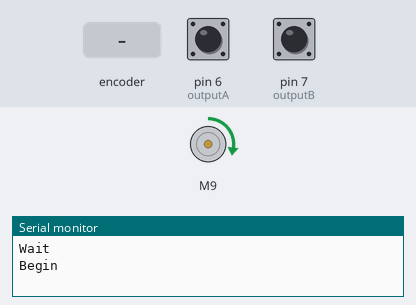
Simulated run of this sketch. Board: Arduino Uno, built with avr-gcc and run on an emulated ATmega328P. Parts: DC motor (green arrow = forward, orange = backward, longer = faster), the last lines printed to the serial monitor. The inputs (shaded band) are chosen by the test bench; at power-on: pin 6 (outputA) HIGH, pin 7 (outputB) HIGH.

Above: at 8.8 s.
8.9 s: rotary encoder on pin 6 (outputA) / pin 7 (outputB) turned 1 step (first pin leading)
At 28.2 s:
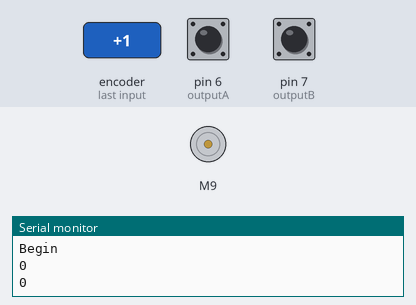
Timing chart, 0 to 29.1 s (numbered marks = the images above; inputs shaded):
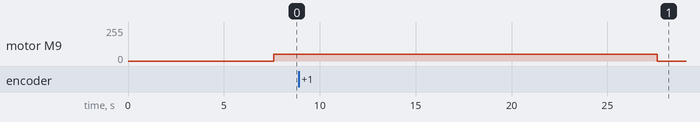

The sketch:

MIE404_V3_ReadEncoderMoveMotor.ino
```cpp
#include <PID_v1.h>
#include <Wire.h>

/*

MIE404 Control Systems 1
Propeller Pendulum Project

Code Written by Lilly Yu, Francis Cruz, and Amy Bilton

Last Updated: 2018-10-30


*/


//---------------------LIBRARIES---------------------------//
/*
  Download the ESC library here: https://github.com/RB-ENantel/RC_ESC/
*/

#include "ESC.h"

//---------------------ESC SETTINGS-----------------------//
#define SPEED_MIN (1000)                                  // Set the Minimum Speed Setting of the ESC
#define SPEED_MAX (2000)                                  // Set the Maximum Speed Setting of the ESC

ESC myESC (9, SPEED_MIN, SPEED_MAX, 500);                 // Initialize ESC (ESC PIN, Minimum Value, Maximum Value, Default Speed)
int oESC;                                                 // Variable for the speed sent to the ESC

/*
  The variables and ports defined below are to guide you when writing the code, but feel free to change or add/delete as nessecary.
*/

//---------------------ENCODER PORTS----------------------//
#define outputA 6                                         // Define Encoder output A to Digital Pin 6 on Arduino Uno
#define outputB 7                                         // Define Encoder output B to Digital Pin 7 on Arduino Uno
#define NUMPULSES 1200                                    // Define the number of pulses on Encoder resolution (enter twice the amount of pulses on datasheet)

//---------------------ENCODER VARIABLES------------------//
float counter = 0;                                          // Counter variable for the number of pulses from the encoder
int aState;                                               // Digital state of the encoder output
int aLastState;                                           // Past state of the encoder output
int angle;

//---------------------TIMER VARIABLES---------------------//
long t_now = 0;
long t_last_print = 0;
long t_last_PID = 0;
int T_sample = 20;                                        // sample time in milliseconds (ms)
int T_print = 1000;                                       // sample print to monitor time in milliseconds (ms)

//---------------------PID VARIABLES----------------------//
// Define variables for the output of the encoder(sensed_output), angle output of the encoder(sensed_output converted to angle), and error w.r.t the setpoint
double sensed_output, error, sensed_angle;

// Define variables for total error over time, previous error in the last sampling time interval, control signal, and limitations to the controller
double setpoint_angle = 26;
//double setpoint = setpoint_angle * NUMPULSES/360;
long total_error =0;
double last_error;
long control_signal;
int max_control = 1700;
int min_control = 1000;

// ==================INSERT DESIRED SETPOINT ANGLE HERE================== //


// ==================INSERT CONTROL GAINS HERE===========
double Kp = 0.8;                                          // proportional gain
double Ki = 0.003;                                        // integral gain in [ms^-1]
double Kd = 120;                                          // derivative gain in [ms]

int tl = 0;
int num = 0;

double Setpoint= 20;
double Input;
double Output;

void setup() {
  /*
    Setup function to initialize serial plotter/monitor, initialize origin of encoder,
    arm ESC driver, and to initialize propeller by ramping up and down
  */
  pinMode(outputA, INPUT);
  pinMode(outputB, INPUT);
  pinMode(9, OUTPUT);

  encoder_read();
  delay(100);

  Wire.begin(); //initialize as a master
  Serial.begin(9600);
  myESC.arm();                                              // Send the Arm value so the ESC will be ready to take commands
  Serial.println("Wait");
  delay(7500);                                              // Wait for a while
  Serial.println("Begin");
//  rampUpDown();                                            // Propeller speed to ramp up and down to check functionality
tl = millis();
}


void loop() {
  encoder_read();
  if(millis() - tl > 20000){
    myESC.speed(0);
    encoder_read();
  }
  else{
    if(num == 0){
      encoder_read();
      int revpermin = 1200;
      rampUpTo(revpermin);
      myESC.speed(revpermin);                                     // write speed setting to motor
      encoder_read();
    }
    num = 1;
    encoder_read();
  }

//Reading from other arduino

//  Wire.requestFrom(8, 6);
//  while (Wire.available()) {  // slave may send less than requested
//    char c = Wire.read();     // receive a byte as character
//    Serial.print(c);          // print the character
//  }
//
//  delay(500);
}

void rampUpDown() {
  /*
    Function written to test functionality of brushless motor by accelerating and decelerating the rotation
    of the motor. Speed of the motor does not accelerate to rated speed.

  */

  for (oESC = SPEED_MIN; oESC <= 1150; oESC += 1) {        // iterate from minimum speed to a speed setting of 1150
    myESC.speed(oESC);                                     // write speed setting to motor
    delay(10);                                             // waits 10ms for the ESC to reach speed
  }
  delay(2000);                                             // wait a while

  for (oESC = 1150; oESC >= SPEED_MIN; oESC -= 1) {        // iterate from speed setting of 1150 to minimum speed
    myESC.speed(oESC);                                     // write speed setting to motor
    delay(10);                                             // waits 10ms for the ESC to reach speed
   }
  delay(2000);                                             // Wait for a while before going into control loop
}

void encoder_read() {
  aState = digitalRead(outputA);

  if(aState != aLastState){
    if(digitalRead(outputB) != aState){
      counter++;
    } else{
      counter--;
    }
//    Reset counter after 1 full rotation occurs
  if(counter>1200 || counter < -1200){
    counter = 0;
  }
    angle = (counter/1200)*360;
    Serial.println(angle);
//    Serial.println("deg");
  }

  aLastState = aState;
}

void rampUpTo(int rpm) {
  /*
    Function written to test functionality of brushless motor by accelerating and decelerating the rotation
    of the motor. Speed of the motor does not accelerate to rated speed.

  */
  encoder_read();
  for (oESC = SPEED_MIN; oESC <= rpm; oESC += 1) {        // iterate from minimum speed to a speed setting of 1150
    myESC.speed(oESC);                                     // write speed setting to motor
    encoder_read();                                             // waits 10ms for the ESC to reach speed
  }
  encoder_read();
}
```
